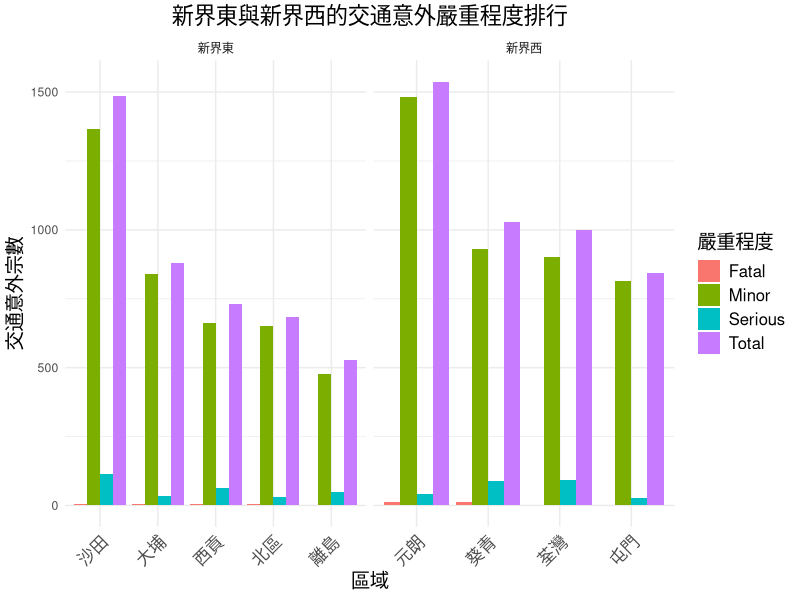

This figure's R source:
# 安裝 ggplot2 套件（如果尚未安裝）
if (!require(ggplot2)) install.packages("ggplot2")

# 載入必要的套件
library(ggplot2)
library(tidyr)

# 創建數據框
severity_data <- data.frame(
  Region = c("葵青", "荃灣", "屯門", "元朗", "北區", "大埔", "沙田", "西貢", "離島"),
  Fatal = c(12, 3, 3, 14, 4, 5, 5, 5, 3),
  Serious = c(89, 92, 28, 41, 29, 34, 114, 65, 48),
  Minor = c(929, 903, 813, 1483, 652, 841, 1367, 662, 478),
  Total = c(1030, 998, 844, 1538, 685, 880, 1486, 732, 529)
)

# 添加地區分類（新界東和新界西）
severity_data$Subregion <- c(
  "新界西", "新界西", "新界西", "新界西", # 新界西: 葵青, 荃灣, 屯門, 元朗
  "新界東", "新界東", "新界東", "新界東", "新界東"  # 新界東: 北區, 大埔, 沙田, 西貢, 離島
)

# 只篩選新界東和新界西的數據
filtered_data <- severity_data

# 將數據轉換為長格式以便於可視化
severity_long <- tidyr::pivot_longer(
  filtered_data, 
  cols = c(Fatal, Serious, Minor, Total), 
  names_to = "Severity", 
  values_to = "Count"
)

# 繪製條形圖：按交通意外嚴重程度排序
ggplot(severity_long, aes(x = reorder(Region, -Count), y = Count, fill = Severity)) +
  geom_bar(stat = "identity", position = "dodge") +
  labs(
    title = "新界東與新界西的交通意外嚴重程度排行",
    x = "區域",
    y = "交通意外宗數",
    fill = "嚴重程度"
  ) +
  facet_wrap(~ Subregion, scales = "free_x") + # 按地區分面板顯示
  theme_minimal() +
  theme(
    plot.title = element_text(hjust = 0.5, size = 16),
    axis.text.x = element_text(angle = 45, hjust = 1, size = 12),
    axis.title = element_text(size = 14),
    legend.title = element_text(size = 14),
    legend.text = element_text(size = 12)
  )